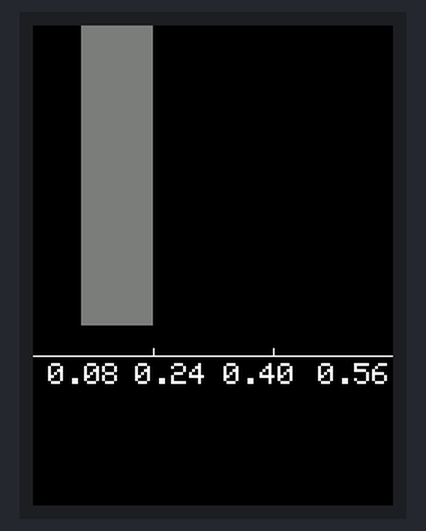
Bench run of a sketch on a simulated ESP32. Shown: 240×320 colour display. I2S audio is not simulated (input reads silence); what the sketch prints to the serial monitor is not drawn.

Above: at 0.3 s.
At 1.0 s:
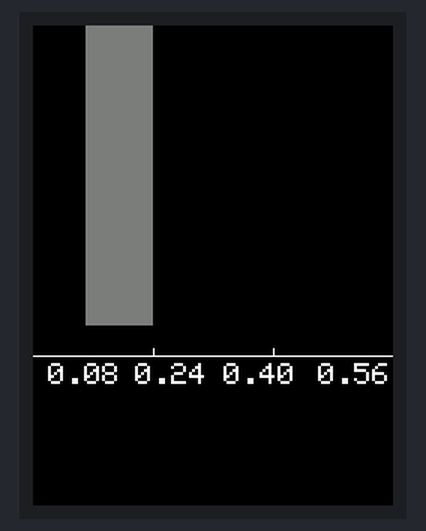

The sketch:

FFT_esp32_mic-inmp441.ino
```cpp
#include <SPI.h>
#include <TFT_eSPI.h>
#include "arduinoFFT.h"
#include <driver/i2s.h>

// вычисляем полосу частот в 1 семпле после вычислений SAMPLING_FREQUENCY / SAMPLES.
// 16000 Гц / 1024 семпла, что примерно соответствует 16 Гц на 1 семпл.
// умножаем 16 Гц на 1024 семпла для кратности числу семплов, получаем SAMPLING_FREQUENCY = 16384 Гц

// После вычислений частот количество семплов частот будет SAMPLES / 2 (512 семплов)
// Этому значению будет соответствовать SAMPLING_FREQUENCY / 2 (8192 Гц)

#define SAMPLES             1024          // Must be a power of 2
#define SAMPLING_FREQUENCY  16384 / 2
#define NOISE  500


// Connections to INMP441 I2S microphone
#define I2S_WS 25
#define I2S_SD 33
#define I2S_SCK 32

// Use I2S Processor 0
#define I2S_PORT I2S_NUM_0

// Define input buffer length
#define bufferLen SAMPLES
int32_t sBuffer[bufferLen];

#define DISPLAY_WIDTH 240            // Ширина дисплея
#define DISPLAY_HEIGHT 200           // Высота дисплея
#define MAX_BARS 80                  // Максимальное количество баров

double vReal[SAMPLES];
double vImag[SAMPLES];

// ===============================================
void i2s_install() {
  const i2s_config_t i2s_config = {
        .mode = (i2s_mode_t) (I2S_MODE_MASTER | I2S_MODE_RX),
        .sample_rate = SAMPLING_FREQUENCY,
        .bits_per_sample = I2S_BITS_PER_SAMPLE_32BIT,  // INMP441 отдаёт 32-битные данные
        .channel_format = I2S_CHANNEL_FMT_ONLY_LEFT,  // INMP441 передаёт звук в левом канале
        .communication_format = I2S_COMM_FORMAT_I2S,
        .intr_alloc_flags = ESP_INTR_FLAG_LEVEL1,
        .dma_buf_count = 4,
        .dma_buf_len = 512
    };
  i2s_driver_install(I2S_PORT, &i2s_config, 0, NULL);
}
// ==================== Set I2S pin configuration =============================
void i2s_setpin() {
  const i2s_pin_config_t pin_config = {
    .bck_io_num = I2S_SCK,
    .ws_io_num = I2S_WS,
    .data_out_num = I2S_PIN_NO_CHANGE,
    .data_in_num = I2S_SD
  };
  i2s_set_pin(I2S_PORT, &pin_config);
}

TFT_eSPI tft = TFT_eSPI();
ArduinoFFT<double> FFT = ArduinoFFT<double>(vReal, vImag, SAMPLES, SAMPLING_FREQUENCY);

double F0 = 80;        // Начальная частота
double Fmax = 500;    // Конечная частота
double Fst = 145;     // диапазон выделеный серым - начало
double Ffn = 245;     // диапазон выделеный серым - конец

int numBars = MAX_BARS;
int barsWidth = 0;
int binsInBar = 0;
int startZoneBar = 0;
int endZoneBar = 0;
uint16_t totalBins = 0;
uint16_t startIndex = 0;
uint16_t endIndex = 0;
// =================================================

void setup() {
  Serial.begin(115200);
  tft.init();
  tft.fillScreen(TFT_BLACK);
  tft.setTextSize(2);

  // Вычисляем общее количество бинов (samples) для анализа
  int frequencyStep = SAMPLING_FREQUENCY / SAMPLES;     // количестов Гц в 1 семпле
  startIndex = (uint16_t)(F0 / frequencyStep); // номер семпла с частотой F0
  endIndex = (uint16_t)(Fmax / frequencyStep); // номер семпла с частотой Fmax
  totalBins = endIndex - startIndex;           // общее количество семплов для диапазона частот [F0..Fmax]

  Serial.print("frequencyStep ");  Serial.println(frequencyStep);
  Serial.print("startIndex ");  Serial.println(startIndex);
  Serial.print("endIndex ");  Serial.println(endIndex);


  // Определяем оптимальное количество баров
  if(totalBins < MAX_BARS){numBars  = totalBins;}       // определяем сколько бар. спойлер - не больше 80.
  barsWidth = round(DISPLAY_WIDTH / numBars);           // опреденляем ширину в пх для 1 бара.
  numBars = round(DISPLAY_WIDTH / barsWidth);           // определяем точное количество баров 80, 60, 48, 40, 34, 30

  // Уточнение верхней границы endIndex
  if(totalBins < numBars){totalBins = numBars;}
  binsInBar = (int)(totalBins / numBars);
  totalBins = binsInBar * numBars;

  // Fmax = totalBins * frequencyStep;
  Fmax = (startIndex + totalBins) * frequencyStep;
  F0 = startIndex * frequencyStep;

  // определяем границы "серой зоны"
  startZoneBar = (int)((Fst / frequencyStep - startIndex) / binsInBar);
  endZoneBar = startZoneBar + (int)((Ffn / frequencyStep - Fst / frequencyStep ) / binsInBar);

  Serial.print("totalBins ");  Serial.println(totalBins);
  Serial.print("binsInBar ");  Serial.println(binsInBar);
  Serial.print("F0 ");  Serial.println(F0);
  Serial.print("Fmax ");  Serial.println(Fmax);
  Serial.print("numBars ");  Serial.println(numBars);
  Serial.print("startZoneBar ");  Serial.println(startZoneBar);
  Serial.print("endZoneBar ");  Serial.println(endZoneBar);

  tft.setCursor(10, 225);  tft.println( (float)F0/1000, 2 );
  tft.setCursor(68, 225);  tft.println( ((float)F0 + (float)(Fmax - F0) / 3) / 1000, 2);
  tft.setCursor(127, 225);  tft.println( ((float)F0 + (float)(Fmax - F0) / 1.5) / 1000, 2);
  tft.setCursor(190, 225);  tft.println( (float)Fmax/1000, 2 );

  tft.drawLine(0,220,240,220,TFT_WHITE);
  tft.drawLine(80,220, 80,215,TFT_WHITE);
  tft.drawLine(160,220, 160,215,TFT_WHITE);
  tft.fillRect(startZoneBar * barsWidth, 0, (endZoneBar - startZoneBar) * barsWidth , 200 ,TFT_DARKGREY);

// Set up I2S
  i2s_install();
  i2s_setpin();
  i2s_start(I2S_PORT);
  delay(500);

}

// ==============================================
void loop() {

  // Get I2S data and place in data buffer

  size_t bytesIn = 0;
  esp_err_t result = i2s_read(I2S_PORT, sBuffer, bufferLen * sizeof(int32_t), &bytesIn, portMAX_DELAY);

  int16_t samples_read = 0;
  if (result == ESP_OK) {
    samples_read = bytesIn / 4;  // 1 сэмпл = 4 байта (32 бита)

    if (samples_read > 0) {
      for (int16_t i = 0; i < samples_read; ++i) {
        vReal[i] = sBuffer[i] >> 8;  // Обрезаем до 24 бит
        vImag[i] = 0;
      }
    }
  }

  // Compute FFT
  FFT.dcRemoval();
  FFT.windowing(FFT_WIN_TYP_HAMMING, FFT_FORWARD);
  FFT.compute(FFT_FORWARD);
  FFT.complexToMagnitude();


  int maxValue = 1370382;

  for(int i = startIndex; i < round(startIndex + totalBins); i++){
    if((int)vReal[i] < NOISE ){ vReal[i] = 0;}
    if((int)vReal[i] > maxValue){ maxValue = (int)vReal[i]; }
  }


  int curSample = startIndex;

  for (int i = 0; i < numBars; i++){
    int sampleValue = 0;
    for(int k=0; k < binsInBar; k++){
      sampleValue = sampleValue + (int)vReal[curSample];
      curSample++;
    }
    sampleValue = sampleValue / binsInBar;
    sampleValue = map(sampleValue, 0, maxValue, 0, 200);
    if(sampleValue < 0){sampleValue = 0;}
    if(sampleValue > 200){sampleValue = 200;}

    tft.fillRect(i*barsWidth, 200 - sampleValue, barsWidth - 1, sampleValue, TFT_WHITE);

    if(i > startZoneBar && i < endZoneBar){
      tft.fillRect(i*barsWidth, 0, barsWidth - 1, 200 - sampleValue, TFT_DARKGREY);
      }
    else{
      tft.fillRect(i*barsWidth, 0, barsWidth - 1, 200 - sampleValue, TFT_BLACK);
      }
  }


}

  
```
